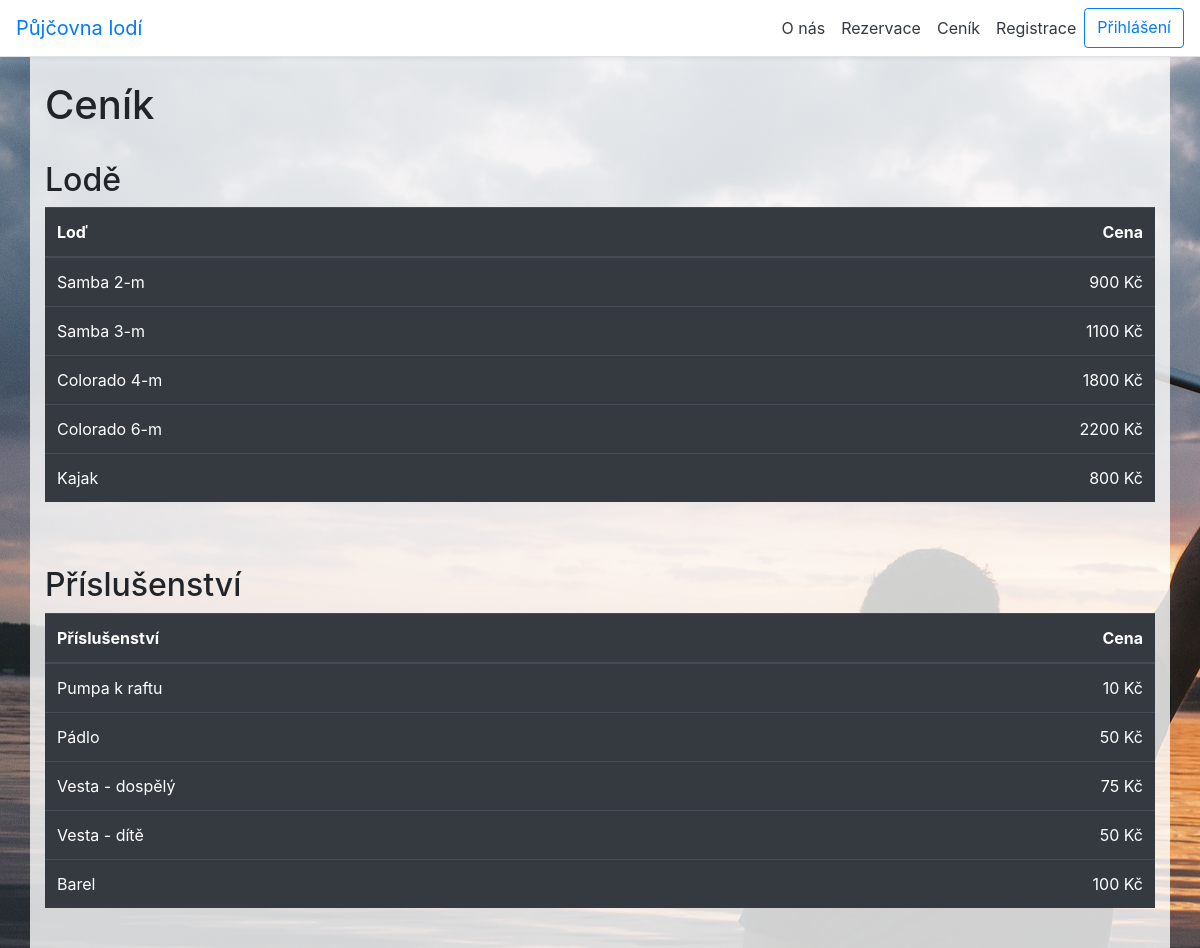
The app's page /code/index.php?page=cenik with its own data.
### tables this page shows
CREATE TABLE IF NOT EXISTS `LODE` (
                                      `id_lod` INT NOT NULL,
                                      `typ_lode` VARCHAR(45) NOT NULL,
                                      `cena` INT NOT NULL,
                                      PRIMARY KEY (`id_lod`));

CREATE TABLE IF NOT EXISTS `PRISLUSENSTVI` (
                                               `id_prislusenstvi` INT NOT NULL,
                                               `nazev_prislusen` VARCHAR(45) NOT NULL,
                                               `cena` INT NOT NULL,
                                               PRIMARY KEY (`id_prislusenstvi`));

### code/controller/cenikController.class.php (called while the page is built, shortened)
<?php
class cenikController implements IController {
    private $db;
    private $user;
    public function __construct() {
        require_once (DIRECTORY_MODELS ."/MyDatabase.class.php");
        $this->db = new MyDatabase();
        require_once (DIRECTORY_MODELS ."/userManage.php");
        $this->user = new userManage();
    }
    public function show(string $pageTitle):string {
        $tplData = [];
        $tplData['title'] = $pageTitle;
        $tplData['lode'] = $this->db->getAllLode();
        $tplData['prislusenstvi'] = $this->db->getAllPrislusenstvi();
        $tplData['userLogged'] = $this->user->isUserLogged();
        if($tplData['userLogged']){
            $user = $this->user->getLoggedUserData();
            $tplData['pravo'] = $user['PRAVA_id_prava'];
        } else {
            $tplData['pravo'] = null;
        }
        require(DIRECTORY_VIEWS ."/cenik.php");
        $obsah = ob_get_clean();
        return $obsah;
    }
}
?>

### code/index.php (called while the page is built, shortened)
<?php
$app = new ApplicationStart();
$app->appStart();
?>

### code/model/MyDatabase.class.php (called while the page is built, shortened)
<?php
class MyDatabase {
    private $pdo;
    public function __construct(){
        $this->pdo = new PDO("mysql:host=".DB_SERVER.";dbname=".DB_NAME, DB_USER, DB_PASS);
        $this->pdo->exec("set names utf8");
    }
    private function executeQuery(string $dotaz): ?PDOStatement
    {
        $res = $this->pdo->query($dotaz);
        if ($res) {
            return $res;
        } else {
            $error = $this->pdo->errorInfo();
            echo $error[2];
            return null;
        }
    }
    public function selectFromTable(string $tableName, string $whereStatement = "", string $orderByStatement = ""):array {
        $q = "SELECT * FROM ".$tableName
            .(($whereStatement == "") ? "" : " WHERE $whereStatement")
            .(($orderByStatement == "") ? "" : " ORDER BY $orderByStatement");
        $obj = $this->executeQuery($q);
        return $obj->fetchAll();
    }
    public function getAllLode(): array
    {
        $cena = $this->selectFromTable(TABLE_LODE, "", "id_lod");
        return $cena;
    }
    public function getAllPrislusenstvi(): array
    {
        $prislusenstvi = $this->selectFromTable(TABLE_PRISLUSENSTVI, "", "id_prislusenstvi");
        return $prislusenstvi;
    }
}
?>

### code/model/userManage.php (called while the page is built, shortened)
<?php
class userManage
{
    private $userSessionKey = "current_user_id";
    public function __construct(){
        require_once("MyDatabase.class.php");
    }
    public function isUserLogged(): bool
    {
        return isset($_SESSION[$this->userSessionKey]);
    }
}

### code/view/cenik.php (the view)
<?php
global $tplData;
require("zakladHTML.class.php");
$tplHeaders = new zakladHTML();
$tplHeaders->createHeader("Styles/cenik.css", $tplData['title']);
?>
<body>
<?php
if (!$tplData['userLogged']) {
	$tplHeaders->createNav($tplData['pravo']);
} else {
	$tplHeaders->createNav($tplData['pravo'], "odhlaseni");
}
?>
<div class="background">
	<div class="container">
		<br>
		<h1>Ceník</h1>
		<br>
		<h2>Lodě</h2>
		<table class="table table-dark table-hover">
			<thead>
			<tr>
				<th>Loď</th>
				<th class="text-right">Cena</th>
			</tr>
			</thead>
			<tbody>
			<?php
			$lode = $tplData['lode'];
			foreach ($lode as $lod) {
				?>
				<tr>
					<td><?php echo $lod["typ_lode"]; ?></td>
					<td class="text-right"><?php echo $lod["cena"]; ?> Kč</td>
				</tr>
			<?php } ?>
			</tbody>
		</table>
		<br>
		<br>
		<h2>Příslušenství</h2>
		<table class="table table-dark table-hover">
			<thead>
			<tr>
				<th>Příslušenství</th>
				<th class="text-right">Cena</th>
			</tr>
			</thead>
			<tbody>
			<?php
			$prislusenstvi = $tplData['prislusenstvi'];
			foreach ($prislusenstvi as $prislu) {
				?>
				<tr>
					<td><?php echo $prislu["nazev_prislusen"]; ?></td>
					<td class="text-right"><?php echo $prislu["cena"]; ?> Kč</td>
				</tr>
			<?php } ?>
			</tbody>
		</table>
		<br>
	</div>
</div>
</body>

### code/Styles/cenik.css (style rules this page uses)
.background { background-image: url("../../image/paddler-425760_1920.jpg"); }
.container { background: rgba(255,255,255,0.8); }

### records on screen
lode: typ_lode "Samba 2-m", cena "900"
lode: typ_lode "Samba 3-m", cena "1100"
lode: typ_lode "Colorado 4-m", cena "1800"
lode: typ_lode "Colorado 6-m", cena "2200"
lode: typ_lode "Kajak", cena "800"
prislusenstvi: nazev_prislusen "Pumpa k raftu", cena "10"
prislusenstvi: nazev_prislusen "Pádlo", cena "50"
prislusenstvi: nazev_prislusen "Vesta - dospělý", cena "75"
prislusenstvi: nazev_prislusen "Vesta - dítě", cena "50"
prislusenstvi: nazev_prislusen "Barel", cena "100"
